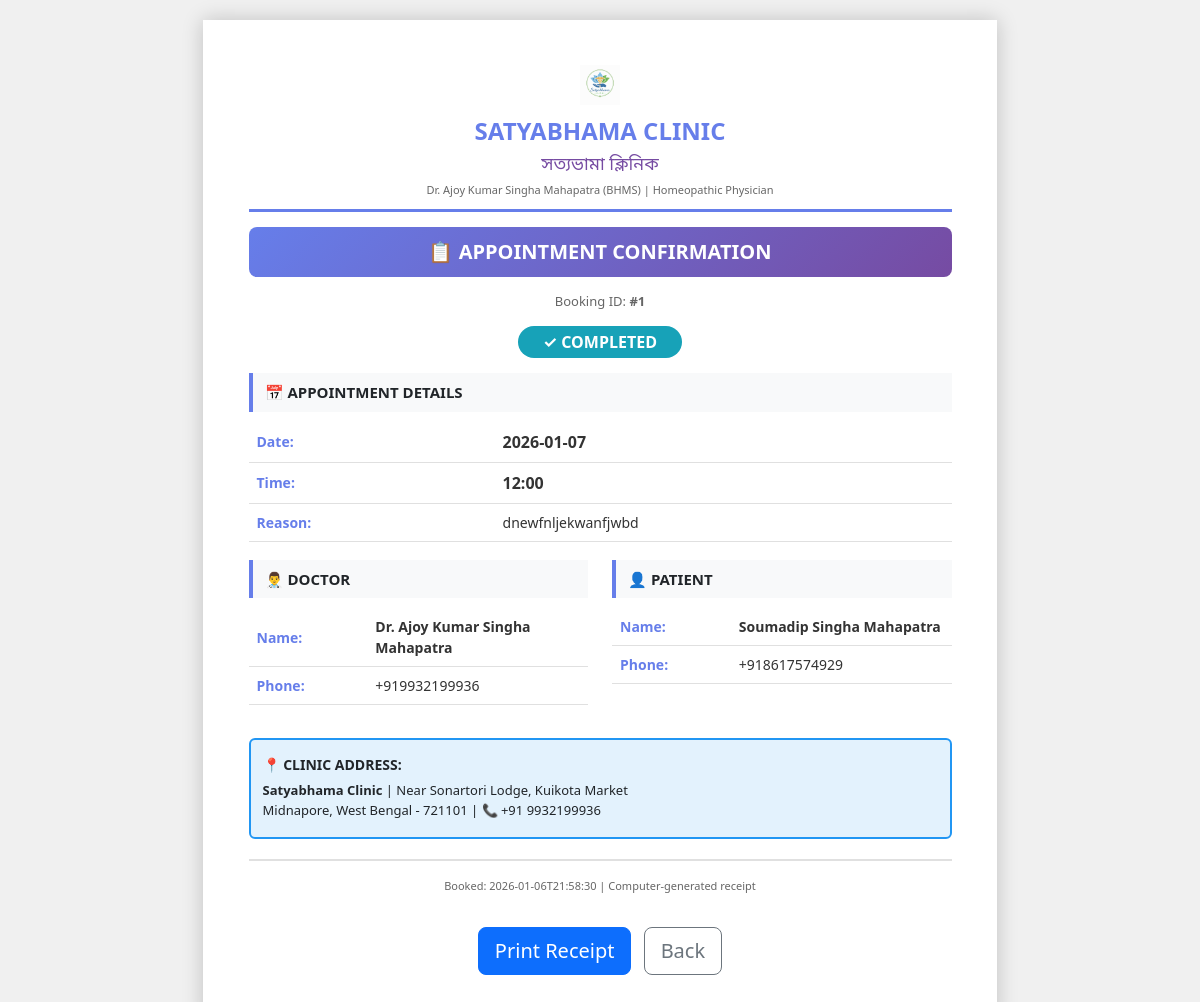
Screenshot of /patient/appointment-receipt/1 (signed in) with the database file from the repository.
### tables this page shows
CREATE TABLE appointments (
                id INTEGER PRIMARY KEY AUTOINCREMENT,
                patient_id INTEGER NOT NULL,
                doctor_id INTEGER NOT NULL,
                appointment_date DATE NOT NULL,
                appointment_time TIME NOT NULL,
                duration INTEGER DEFAULT 30,
                status TEXT DEFAULT 'scheduled',
                reason TEXT,
                created_at TIMESTAMP DEFAULT CURRENT_TIMESTAMP,
                updated_at TIMESTAMP DEFAULT CURRENT_TIMESTAMP,
                cancelled_at TIMESTAMP,
                cancellation_reason TEXT,
                FOREIGN KEY (patient_id) REFERENCES users(id),
                FOREIGN KEY (doctor_id) REFERENCES users(id)
            );

CREATE TABLE users (
                id INTEGER PRIMARY KEY AUTOINCREMENT,
                name TEXT NOT NULL,
                email TEXT UNIQUE NOT NULL,
                password TEXT NOT NULL,
                phone TEXT,
                age INTEGER,
                gender TEXT,
                role TEXT DEFAULT 'patient',
                doctor_notes TEXT,
                notes_updated TIMESTAMP,
                created_at TIMESTAMP DEFAULT CURRENT_TIMESTAMP
            );

### app/main.py (the view)
@app.route("/patient/appointment-receipt/<int:appointment_id>")
def appointment_receipt(appointment_id):
    if "user" not in session:
        flash("Please login", "warning")
        return redirect(url_for("login"))
    appointment = get_appointment(appointment_id)
    if not appointment:
        flash("Appointment not found", "danger")
        return redirect(url_for("patient_appointments"))
    if appointment['patient_id'] != session["user"]["id"] and session["user"]["role"] != "doctor":
        flash("Access denied.", "danger")
        return redirect(url_for("patient_appointments"))
    doctor = get_user_by_id(appointment['doctor_id'])
    patient = get_user_by_id(appointment['patient_id'])
    return render_template("patient/appointment_receipt.html",
                          appointment=appointment,
                          doctor=doctor,
                          patient=patient)

### app/database_local.py (called while the page is built)
def get_db_connection():
    try:
        conn = sqlite3.connect(DB_FILE)
        conn.row_factory = sqlite3.Row
        return conn
    except Exception as e:
        print(f"Database connection error: {e}")
        return None

def get_user_by_id(user_id):
    conn = get_db_connection()
    if not conn:
        return None
    try:
        cursor = conn.cursor()
        cursor.execute("SELECT * FROM users WHERE id = ?", (user_id,))
        row = cursor.fetchone()
        if row:
            columns = [desc[0] for desc in cursor.description]
            return dict(zip(columns, row))
        return None
    except Exception as e:
        print(f"❌ Error getting user by id: {e}")
        return None
    finally:
        conn.close()

def get_appointment(appointment_id):
    conn = get_db_connection()
    if not conn:
        return None
    try:
        cursor = conn.cursor()
        cursor.execute("SELECT * FROM appointments WHERE id = ?", (appointment_id,))
        row = cursor.fetchone()
        if row:
            columns = [desc[0] for desc in cursor.description]
            return dict(zip(columns, row))
        return None
    except Exception as e:
        print(f"❌ Error getting appointment: {e}")
        return None
    finally:
        conn.close()

### app/main.py (called while the page is built)
@app.after_request
def add_security_headers(response):
    response.headers['Cache-Control'] = 'no-store, no-cache, must-revalidate'
    response.headers['X-Content-Type-Options'] = 'nosniff'
    response.headers['X-Frame-Options'] = 'SAMEORIGIN'
    return response

### app/templates/patient/appointment_receipt.html (shortened to what this page needs)
<!DOCTYPE html>
<html lang="en">
<head>
    <link href="https://cdn.jsdelivr.net/npm/bootstrap@5.3.2/dist/css/bootstrap.min.css" rel="stylesheet">
</head>
<body>
    <div class="receipt-container">
        <div class="receipt-header">
            <img src="/uploads/clinic_logo.png" alt="Logo" style="height: 40px; margin-bottom: 8px;" onerror="this.style.display='none'">
            <div class="clinic-name">SATYABHAMA CLINIC</div>
            <div class="bengali-name">সত্যভামা ক্লিনিক</div>
            <div style="font-size: 11px; color: #666; margin-top: 3px;">
                Dr. Ajoy Kumar Singha Mahapatra (BHMS) | Homeopathic Physician
            </div>
        </div>
        <div class="receipt-title">📋 APPOINTMENT CONFIRMATION</div>
        <div class="booking-id">Booking ID: <strong>#{{ appointment.id }}</strong></div>
        <div class="status-badge">
            {% if appointment.status == 'scheduled' %}
            <span class="badge bg-success" style="background-color: #28a745 !important;">✓ CONFIRMED</span>
            {% elif appointment.status == 'completed' %}
            <span class="badge bg-info" style="background-color: #17a2b8 !important;">✓ COMPLETED</span>
            {% elif appointment.status == 'cancelled' %}
            <span class="badge bg-danger" style="background-color: #dc3545 !important;">✗ CANCELLED</span>
            {% endif %}
        </div>
        <div class="info-section">
            <div class="section-title">📅 APPOINTMENT DETAILS</div>
            <table class="info-table">
                <tr>
                    <td>Date:</td>
                    <td><strong style="font-size: 16px;">{{ appointment.appointment_date }}</strong></td>
                </tr>
                <tr>
                    <td>Time:</td>
                    <td><strong style="font-size: 16px;">{{ appointment.appointment_time }}</strong></td>
                </tr>
                {% if appointment.reason %}
                <tr>
                    <td>Reason:</td>
                    <td>{{ appointment.reason }}</td>
                </tr>
                {% endif %}
            </table>
        </div>
        <div class="row">
            <div class="col-md-6">
                <div class="info-section">
                    <div class="section-title">👨‍⚕️ DOCTOR</div>
                    <table class="info-table">
                        <tr>
                            <td>Name:</td>
                            <td><strong>{{ doctor.name }}</strong></td>
                        </tr>
                        <tr>
                            <td>Phone:</td>
                            <td>{{ doctor.phone }}</td>
                        </tr>
                    </table>
                </div>
            </div>
            <div class="col-md-6">
                <div class="info-section">
                    <div class="section-title">👤 PATIENT</div>
                    <table class="info-table">
                        <tr>
                            <td>Name:</td>
                            <td><strong>{{ patient.name }}</strong></td>
                        </tr>
                        <tr>
                            <td>Phone:</td>
                            <td>{{ patient.phone }}</td>
                        </tr>
                    </table>
                </div>
            </div>
        </div>
        <div class="clinic-address">
            <strong style="font-size: 14px;">📍 CLINIC ADDRESS:</strong>
            <p style="margin: 5px 0; font-size: 13px;">
                <strong>Satyabhama Clinic</strong> | Near Sonartori Lodge, Kuikota Market<br>
                Midnapore, West Bengal - 721101 | <strong>📞</strong> +91 9932199936
            </p>
        </div>
        <div class="footer-note">
            <p style="margin: 2px 0; font-size: 11px;">Booked: {{ appointment.created_at[:19] if appointment.created_at else 'N/A' }} | Computer-generated receipt</p>
        </div>
        <div class="text-center no-print" style="margin-top: 15px;">
            <button onclick="window.print()" class="btn btn-primary btn-lg me-2">
                 Print Receipt
            </button>
            <a href="{{ url_for('patient_appointments') }}" class="btn btn-outline-secondary btn-lg">
                 Back
            </a>
        </div>
    </div>
</body>
</html>

### app/templates/patient/appointment_receipt.html (style rules this page uses)
@media screen { body { background: #f0f0f0; padding: 20px; } }
.receipt-container { width: 210mm; background: white; box-shadow: 0 0 20px rgba(0,0,0,0.2); padding: 12mm; margin: 0 auto; box-sizing: border-box; }
.receipt-header { border-bottom: 3px solid #667eea; padding-bottom: 10px; margin-bottom: 15px; text-align: center; }
.clinic-name { font-size: 24px; font-weight: bold; color: #667eea; margin-bottom: 3px; }
.bengali-name { font-size: 18px; color: #764ba2; font-family: 'Noto Sans Bengali', sans-serif; }
.receipt-title { background: linear-gradient(135deg, #667eea, #764ba2); color: white; padding: 10px; text-align: center; font-size: 20px; font-weight: bold; margin: 15px 0; border-radius: 8px; }
.booking-id { text-align: center; color: #666; font-size: 13px; margin-bottom: 15px; }
.status-badge { text-align: center; margin: 15px 0; }
.status-badge span { padding: 8px 25px; border-radius: 20px; font-size: 16px; font-weight: bold; }
.info-section { margin-bottom: 18px; }
.section-title { background: #f8f9fa; padding: 8px 12px; border-left: 4px solid #667eea; font-weight: bold; font-size: 15px; margin-bottom: 10px; }
.info-table { width: 100%; border-collapse: collapse; }
.info-table tr { border-bottom: 1px solid #e0e0e0; }
.info-table td { padding: 8px; font-size: 14px; }
.info-table td:first-child { font-weight: 600; color: #667eea; width: 35%; }
.info-table td:last-child { color: #333; }
.clinic-address { background: #e3f2fd; border: 2px solid #2196f3; padding: 12px; border-radius: 6px; margin: 15px 0; }
.footer-note { text-align: center; padding: 15px 0; border-top: 2px solid #e0e0e0; margin-top: 20px; color: #666; font-size: 13px; }

### rows the page displays
appointments: id "1", appointment_date "2026-01-07", appointment_time "12:00", reason "dnewfnljekwanfjwbd", created_at "2026-01-06T21:58:30"
users: name "Dr. Ajoy Kumar Singha Mahapatra", phone "+919932199936"
users: name "Soumadip Singha Mahapatra", phone "+918617574929"
